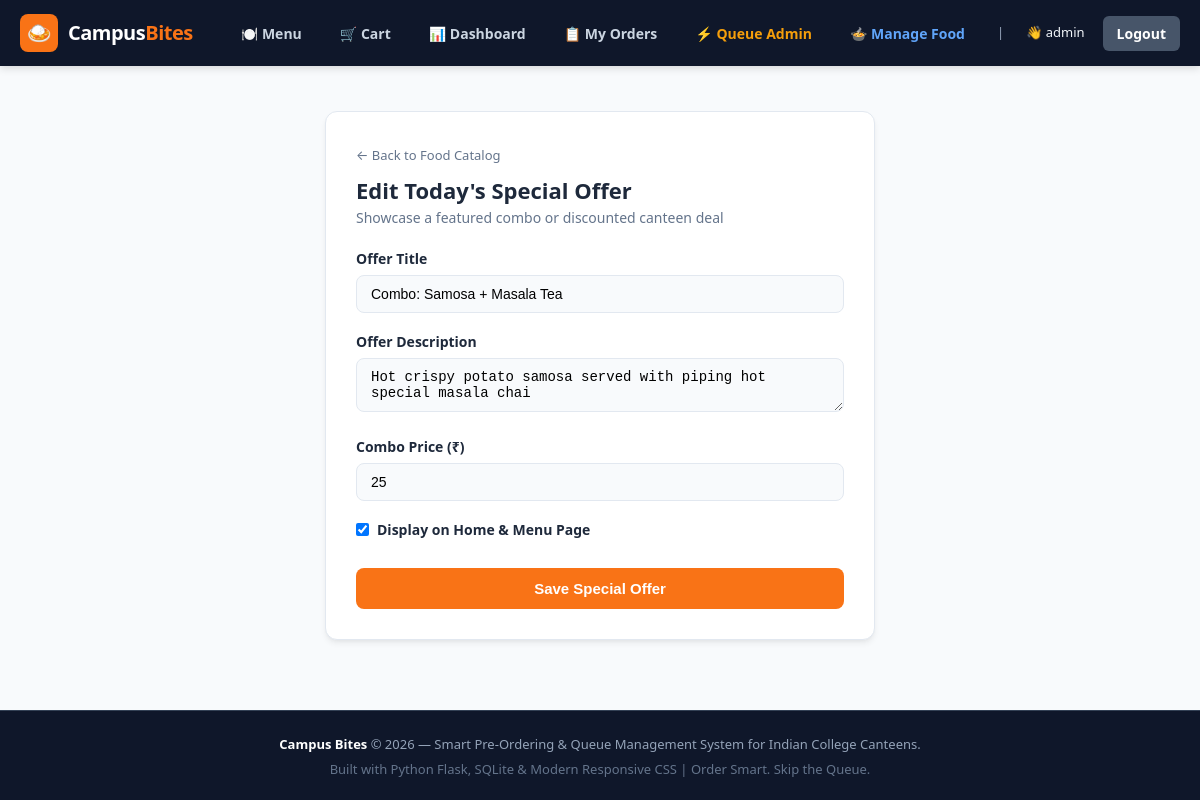
Page /admin/special (signed in) on the committed database.
### app.py (models this page shows)
class User(UserMixin, db.Model):
    __tablename__ = 'user'
    id = db.Column(db.Integer, primary_key=True)
    username = db.Column(db.String(100), unique=True, nullable=False)
    password = db.Column(db.String(255), nullable=False)
    full_name = db.Column(db.String(100), default='')
    phone = db.Column(db.String(20), default='')
    is_admin = db.Column(db.Boolean, default=False)
    created_at = db.Column(db.DateTime, default=datetime.now)
    orders = db.relationship('Order', backref='student', lazy=True)

class SpecialOffer(db.Model):
    __tablename__ = 'special_offer'
    id = db.Column(db.Integer, primary_key=True)
    title = db.Column(db.String(100), nullable=False)
    description = db.Column(db.Text, nullable=False)
    price = db.Column(db.Float, nullable=False)
    active = db.Column(db.Boolean, default=True)

### app.py (the view, shortened to what this page needs)
@app.route('/admin/special', methods=['GET', 'POST'])
@login_required
def edit_special():
    if not current_user.is_admin:
        flash('Access Denied.', 'danger')
        return redirect(url_for('menu'))
    offer = SpecialOffer.query.first()
    return render_template('edit_special.html', special_offer=offer)

### app.py (called while the page is built)
@login_manager.user_loader
def load_user(user_id):
    try:
        return db.session.get(User, int(user_id))
    except (ValueError, TypeError):
        return None

### templates/edit_special.html (shortened to what this page needs)
{% extends "base.html" %}
{% block content %}
<div class="form-card" style="max-width: 550px;">
    <div style="margin-bottom: 20px;">
        <a href="{{ url_for('manage_food') }}" style="color: var(--text-muted); text-decoration: none; font-size: 13px;">← Back to Food Catalog</a>
        <h2 style="font-size: 22px; font-weight: 800; margin-top: 8px;">Edit Today's Special Offer</h2>
        <p style="color: var(--text-muted); font-size: 14px;">Showcase a featured combo or discounted canteen deal</p>
    </div>
    <form method="POST" action="{{ url_for('edit_special') }}">
        <div class="form-group">
            <label for="title">Offer Title</label>
            <input type="text" id="title" name="title" class="form-control" value="{{ special_offer.title if special_offer else 'Combo: Samosa + Tea' }}" required>
        </div>
        <div class="form-group">
            <label for="description">Offer Description</label>
            <textarea id="description" name="description" class="form-control" rows="2" required>{{ special_offer.description if special_offer else 'Hot crispy potato samosa served with special masala chai' }}</textarea>
        </div>
        <div class="form-group">
            <label for="price">Combo Price (₹)</label>
            <input type="number" step="1" min="1" id="price" name="price" class="form-control" value="{{ "%.0f"|format(special_offer.price) if special_offer else 25 }}" required>
        </div>
        <div class="form-group">
            <label style="display: flex; align-items: center; gap: 8px; cursor: pointer;">
                <input type="checkbox" name="active" {% if special_offer and special_offer.active %}checked{% endif %}>
                <span>Display on Home & Menu Page</span>
            </label>
        </div>
        <button type="submit" class="btn" style="width: 100%; padding: 12px; font-size: 15px; margin-top: 10px;">Save Special Offer</button>
    </form>
</div>
{% endblock %}

### templates/base.html (shortened to what this page needs)
<!DOCTYPE html>
<html lang="en">
<head>
    <link rel="stylesheet" href="{{ url_for('static', filename='css/style.css') }}">
</head>
<body>
    <nav class="navbar">
        <div class="container">
            <a href="{{ url_for('menu') }}" class="brand">
                <div class="logo-icon">🍛</div>
                <div>Campus<span>Bites</span></div>
            </a>
            <div class="nav-links">
                <a href="{{ url_for('menu') }}">🍽️ Menu</a>
                <a href="{{ url_for('cart') }}">
                    🛒 Cart
                </a>
                {% if current_user.is_authenticated %}
                    <a href="{{ url_for('dashboard') }}">📊 Dashboard</a>
                    <a href="{{ url_for('order_history') }}">📋 My Orders</a>
                    {% if current_user.is_admin %}
                        <a href="{{ url_for('admin_dashboard') }}" style="color: #f59e0b;">⚡ Queue Admin</a>
                        <a href="{{ url_for('manage_food') }}" style="color: #60a5fa;">🍲 Manage Food</a>
                    {% endif %}
                    <span style="color: #94a3b8; font-size: 13px; margin: 0 4px;">|</span>
                    <span style="color: #f1f5f9; font-size: 13px;">👋 {{ current_user.username }}</span>
                    <a href="{{ url_for('logout') }}" class="btn-nav" style="background:#475569;">Logout</a>
                {% else %}
                    <a href="{{ url_for('login') }}">Login</a>
                    <a href="{{ url_for('register') }}" class="btn-nav">Register</a>
                {% endif %}
            </div>
        </div>
    </nav>
    <main class="container" style="flex: 1; padding-bottom: 40px;">
        {% block content %}{% endblock %}
    </main>
    <footer>
        <div class="container">
            <p><strong>Campus Bites</strong> &copy; 2026 — Smart Pre-Ordering & Queue Management System for Indian College Canteens.</p>
            <p style="margin-top: 5px; color: #64748b;">Built with Python Flask, SQLite & Modern Responsive CSS | Order Smart. Skip the Queue.</p>
        </div>
    </footer>
</body>
</html>

### static/css/style.css (style rules this page uses)
:root { --primary: #f97316; --primary-hover: #ea580c; --primary-light: #ffedd5; --secondary: #0f172a; --bg: #f8fafc; --surface: #ffffff; --border: #e2e8f0; --text-main: #1e293b; --text-muted: #64748b; --success: #10b981; --warning: #f59e0b; --info: #3b82f6; --danger: #ef4444; --radius: 12px; --shadow: 0 4px 6px -1px rgba(0, 0, 0, 0.07), 0 2px 4px -2px rgba(0, 0, 0, 0.05); --shadow-lg: 0 10px 15px -3px rgba(0, 0, 0, 0.1), 0 4px 6px -4px rgba(0, 0, 0, 0.05); }
* { box-sizing: border-box; margin: 0; padding: 0; }
body { font-family: 'Segoe UI', system-ui, -apple-system, BlinkMacSystemFont, Roboto, sans-serif; background-color: var(--bg); color: var(--text-main); line-height: 1.5; min-height: 100vh; display: flex; flex-direction: column; }
.container { width: 100%; max-width: 1200px; margin: 0 auto; padding: 0 20px; }
.navbar { background: var(--secondary); color: white; padding: 14px 0; position: sticky; top: 0; z-index: 100; box-shadow: 0 2px 8px rgba(0,0,0,0.15); }
.navbar .container { display: flex; justify-content: space-between; align-items: center; flex-wrap: wrap; gap: 15px; }
.brand { display: flex; align-items: center; gap: 10px; text-decoration: none; color: white; font-size: 20px; font-weight: 800; letter-spacing: -0.5px; }
.brand .logo-icon { background: var(--primary); width: 38px; height: 38px; border-radius: 8px; display: flex; align-items: center; justify-content: center; font-size: 20px; }
.brand span { color: var(--primary); }
.nav-links { display: flex; align-items: center; gap: 18px; list-style: none; flex-wrap: wrap; }
.nav-links a { color: #cbd5e1; text-decoration: none; font-size: 14px; font-weight: 600; transition: all 0.2s ease; display: flex; align-items: center; gap: 6px; padding: 6px 10px; border-radius: 6px; }
.nav-links a.btn-nav { background: var(--primary); color: white; padding: 7px 14px; border-radius: 6px; }
.btn { display: inline-flex; align-items: center; justify-content: center; gap: 6px; background: var(--primary); color: white; padding: 9px 18px; border-radius: 8px; font-size: 14px; font-weight: 600; border: none; cursor: pointer; text-decoration: none; transition: background 0.2s ease, transform 0.1s ease; }
.form-card { background: var(--surface); border-radius: var(--radius); border: 1px solid var(--border); box-shadow: var(--shadow); padding: 30px; max-width: 480px; margin: 30px auto; }
.form-group { margin-bottom: 18px; }
.form-group label { display: block; font-size: 14px; font-weight: 600; margin-bottom: 6px; color: var(--text-main); }
.form-control { width: 100%; padding: 10px 14px; border: 1px solid var(--border); border-radius: 8px; font-size: 14px; background: #f8fafc; outline: none; }
footer { margin-top: auto; background: var(--secondary); color: #94a3b8; padding: 24px 0; font-size: 13px; text-align: center; border-top: 1px solid #334155; }
footer strong { color: white; }

### rows in the picture
User: username "admin"
SpecialOffer: title "Combo: Samosa + Masala Tea", description "Hot crispy potato samosa served with piping hot special masala chai", price "25", active "☑"
